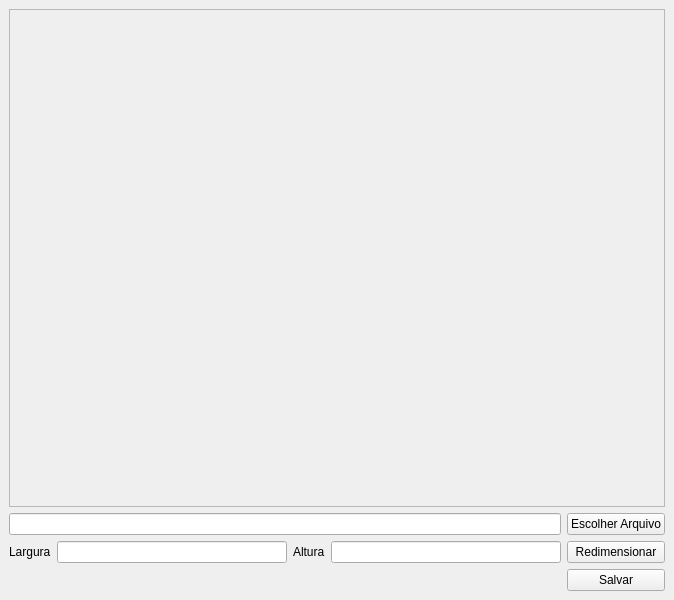
<?xml version="1.0" encoding="UTF-8"?>
<ui version="4.0">
 <class>MainWindow</class>
 <widget class="QMainWindow" name="MainWindow">
  <property name="geometry">
   <rect>
    <x>0</x>
    <y>0</y>
    <width>674</width>
    <height>600</height>
   </rect>
  </property>
  <property name="windowTitle">
   <string>Redimensionar Imagem</string>
  </property>
  <widget class="QWidget" name="centralwidget">
   <layout class="QGridLayout" name="gridLayout">
    <item row="3" column="3">
     <widget class="QLineEdit" name="edtAltura"/>
    </item>
    <item row="3" column="2">
     <widget class="QLabel" name="label_2">
      <property name="text">
       <string>Altura</string>
      </property>
     </widget>
    </item>
    <item row="3" column="0">
     <widget class="QLabel" name="label">
      <property name="text">
       <string>Largura</string>
      </property>
     </widget>
    </item>
    <item row="3" column="4">
     <widget class="QPushButton" name="btnRedimensionar">
      <property name="text">
       <string>Redimensionar</string>
      </property>
     </widget>
    </item>
    <item row="3" column="1">
     <widget class="QLineEdit" name="edtLargura"/>
    </item>
    <item row="4" column="4">
     <widget class="QPushButton" name="btnSalvar">
      <property name="text">
       <string>Salvar</string>
      </property>
     </widget>
    </item>
    <item row="0" column="0" colspan="5">
     <widget class="QScrollArea" name="scrollArea">
      <property name="widgetResizable">
       <bool>true</bool>
      </property>
      <widget class="QWidget" name="scrollAreaWidgetContents">
       <property name="geometry">
        <rect>
         <x>0</x>
         <y>0</y>
         <width>654</width>
         <height>493</height>
        </rect>
       </property>
       <layout class="QGridLayout" name="gridLayout_2">
        <item row="0" column="0">
         <widget class="QLabel" name="lblImg">
          <property name="text">
           <string/>
          </property>
         </widget>
        </item>
       </layout>
      </widget>
     </widget>
    </item>
    <item row="2" column="4">
     <widget class="QPushButton" name="btnEscolherArquivo">
      <property name="text">
       <string>Escolher Arquivo</string>
      </property>
     </widget>
    </item>
    <item row="2" column="0" colspan="4">
     <widget class="QLineEdit" name="edtAbrirArquivo"/>
    </item>
   </layout>
  </widget>
 </widget>
 <resources/>
 <connections/>
</ui>
